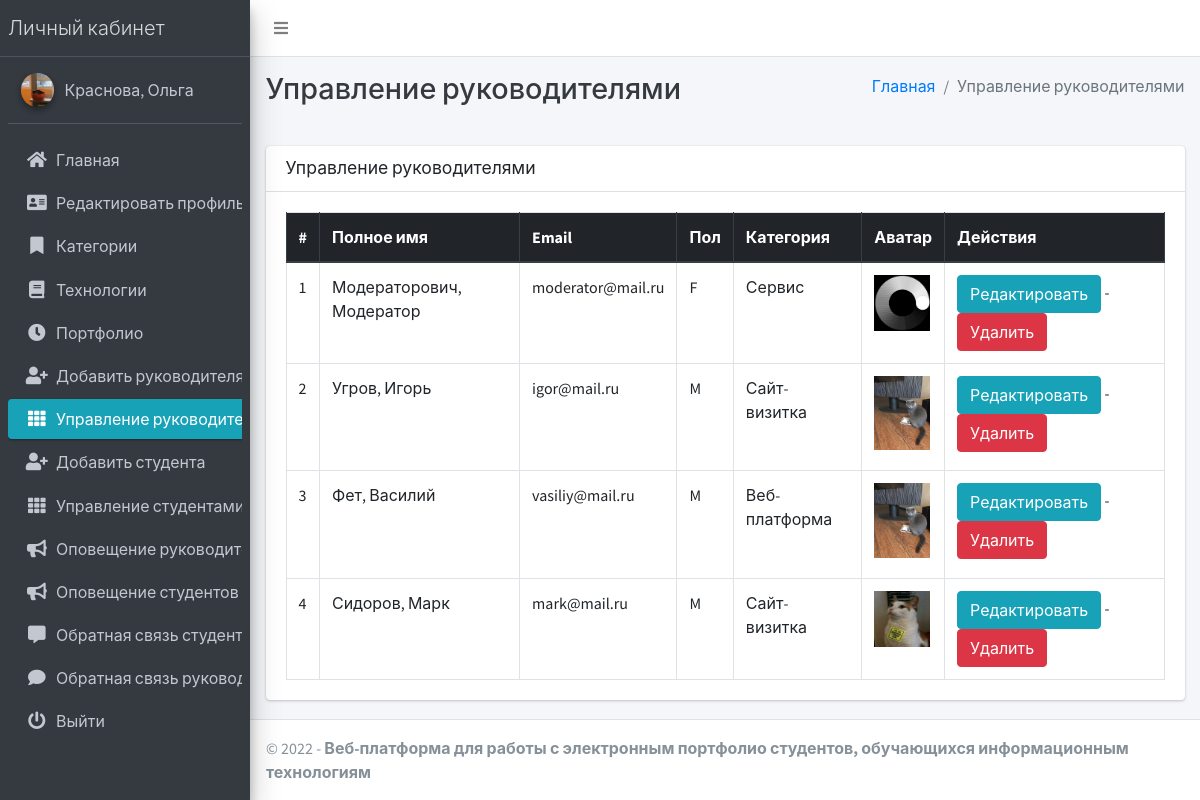
Page /staff/manage/ (signed in) on the committed database.
### main_app/models.py (models this page shows, shortened)
class CustomUser(AbstractUser):
    USER_TYPE = ((1, "HOD"), (2, "Staff"), (3, "Student"))
    GENDER = [("M", "Male"), ("F", "Female")]
    username = None  # Removed username, using email instead
    email = models.EmailField(unique=True)
    user_type = models.CharField(default=1, choices=USER_TYPE, max_length=1)
    gender = models.CharField(max_length=1, choices=GENDER)
    profile_pic = models.ImageField()
    address = models.TextField()
    fcm_token = models.TextField(default="")  # For firebase notifications
    created_at = models.DateTimeField(auto_now_add=True)
    updated_at = models.DateTimeField(auto_now=True)
    USERNAME_FIELD = "email"
    REQUIRED_FIELDS = []
    objects = CustomUserManager()
    def __str__(self):
        return self.last_name + ", " + self.first_name

class Staff(models.Model):
    course = models.ForeignKey(Course, on_delete=models.DO_NOTHING, null=True, blank=False)
    admin = models.OneToOneField(CustomUser, on_delete=models.CASCADE)

class Course(models.Model):
    name = models.CharField(max_length=120)
    created_at = models.DateTimeField(auto_now_add=True)
    updated_at = models.DateTimeField(auto_now=True)

### main_app/hod_views.py (the view)
# urls.py: path("staff/manage/", hod_views.manage_staff, name='manage_staff'),
def manage_staff(request):
    allStaff = CustomUser.objects.filter(user_type=2)
    context = {
        'allStaff': allStaff,
        'page_title': 'Управление руководителями'
    }
    return render(request, "hod_template/manage_staff.html", context)

### main_app/templates/hod_template/manage_staff.html
{% extends 'main_app/base.html' %}
{% load static %}
{% block page_title %}{{page_title}}{% endblock page_title %}
{% block content %}
<section class="content">
    <div class="container-fluid">
        <div class="row">
            <div class="col-md-12">
                <div class="card">
                    <div class="card-header">
                        <h3 class="card-title">{{page_title}}</h3>
                    </div>
                    <div class="card-body">
                        <table id="example2" class="table table-bordered table-hover">
                            <thead class="thead-dark">
                                <tr>
                                    <th>#</th>
                                    <th>Полное имя</th>
                                    <th>Email</th>
                                    <th>Пол</th>
                                    <th>Категория</th>
                                    <th>Аватар</th>
                                    <th>Действия</th>
                                </tr>
                            </thead>
                            <tbody>
                                {% for staff in allStaff %}
                                <tr>
                                    <td>{{ forloop.counter }}</td>
                                    <td>{{staff.last_name}}, {{staff.first_name}}</td>
                                    <td>{{staff.email}}</td>
                                    <td>{{staff.gender}}</td>
                                    <td>{{staff.staff.course.name}}</td>
                                    <td>
                                        {% if staff.profile_pic == ""  %}
                                        No Image
                                        {% else %}
                                        <img class="img img-fluid mb-2" height="56" width="56"
                                            src="{{staff.profile_pic}}" alt="">
                                        {% endif %}
                                    </td>
                                    <td>
                                        <a href="{% url 'edit_staff' staff.staff.id %}" class="btn btn-info">Редактировать</a> -
                                        <a href="{% url 'delete_staff' staff.staff.id %}" class="btn btn-danger" onclick="return confirm('Вы действительно хотите удалить?')">Удалить</a>
                                    </td>
                                </tr>
                                {% endfor %}
                            </tbody>
                        </table>
                    </div>
                </div>
            </div>
        </div>
    </div>
</section>
{% endblock content %}

### main_app/templates/main_app/sidebar_template.html (shortened to what this page needs)
{% load static %}
<aside class="main-sidebar sidebar-dark-info elevation-4">
    {% if request.user.user_type == '1' %}
    <a href="{% url 'admin_home' %}" class="brand-link">
        <span class="brand-text font-weight-light">Личный кабинет</span>
    </a>
    <div class="sidebar">
        <div class="user-panel mt-3 pb-3 mb-3 d-flex">
            <div class="image">
                <img src="{{ request.user.profile_pic}}" class="img-circle elevation-2" alt="User Image">
            </div>
            <div class="info">
                <a href="#" class="d-block">{{user}}</a>
            </div>
        </div>
        <nav class="mt-2">
            <ul class="nav nav-pills nav-sidebar flex-column" data-widget="treeview" role="menu" data-accordion="false">
                <li class="nav-item">
                    {% url 'admin_home' as admin_home %}
                    <a href="{{admin_home}}" class="nav-link {% if admin_home == request.path %} active {% endif %}">
                        <i class="nav-icon fas fa-home"></i>
                        <p>
                            Главная
                        </p>
                    </a>
                </li>
                <li class="nav-item">
                    {% url 'admin_view_profile' as admin_view_profile %}
                    <a href="{{admin_view_profile}}"
                        class="nav-link {% if admin_view_profile == request.path %} active {% endif %}">
                        <i class="nav-icon fas fa-address-card"></i>
                        <p>
                            Редактировать профиль
                        </p>
                    </a>
                </li>
                <li class="nav-item has-treeview">
                    <a href="#" class="nav-link">
                        <i class="nav-icon fas fa-bookmark"></i>
                        <p>
                            Категории
                        </p>
                    </a>
                </li>
                <li class="nav-item has-treeview">
                    <a href="#" class="nav-link">
                        <i class="nav-icon fas fa-book"></i>
                        <p>
                            Технологии
                        </p>
                    </a>
                </li>
                <li class="nav-item has-treeview">
                    <a href="#" class="nav-link">
                        <i class="nav-icon fas fa-clock"></i>
                        <p>
                            Портфолио
                        </p>
                    </a>
                </li>
                <li class="nav-item">
                    {% url 'add_staff' as add_staff %}
                    <a href="{{add_staff}}" class="nav-link {% if add_staff == request.path %} active {% endif %}">
                        <i class="nav-icon fas fa-user-plus"></i>
                        <p>
                            Добавить руководителя
                        </p>
                    </a>
                </li>
                <li class="nav-item">
                    {% url 'manage_staff' as manage_staff %}
                    {% url 'edit_staff' staff_id as edit_staff %}
                    <a href="{{manage_staff}}"
                        class="nav-link {% if manage_staff == request.path or request.path == edit_staff %} active {% endif %}">
                        <i class="nav-icon fas fa-th"></i>
                        <p>
                            Управление руководителями
                        </p>
                    </a>
                </li>
                <li class="nav-item">
                    {% url 'add_student' as add_student%}
                    <a href="{{add_student}}" class="nav-link  {% if add_student == request.path %} active {% endif %}">
                        <i class="nav-icon fas fa-user-plus"></i>
                        <p>
                            Добавить студента
                        </p>
                    </a>
                </li>
                <li class="nav-item">
                    {% url 'manage_student' as manage_student %}
                    {% url 'edit_student' student_id as edit_student %}
                    <a href="{{manage_student}}"
                        class="nav-link  {% if edit_student == request.path or manage_student == request.path %} active {% endif %}">
                        <i class="nav-icon fas fa-th"></i>
                        <p>
                            Управление студентами
                        </p>
                    </a>
                </li>
                <li class="nav-item">
                    {% url 'admin_notify_staff' as admin_notify_staff %}
                    <a href="{{admin_notify_staff}}"
                        class="nav-link {% if admin_notify_staff == request.path %} active {% endif %}">
                        <i class="nav-icon fas fa-bullhorn"></i>
                        <p>
                            Оповещение руководителей
                        </p>
                    </a>
                </li>
                <li class="nav-item">
                    {% url 'admin_notify_student' as admin_notify_student %}
                    <a href="{{admin_notify_student}}"
                        class="nav-link {% if admin_notify_student == request.path %} active {% endif %}">
                        <i class="nav-icon fas fa-bullhorn"></i>
                        <p>
                            Оповещение студентов
                        </p>
                    </a>
                </li>
                <li class="nav-item">
                <li class="nav-item">
                    {% url 'student_feedback_message' as student_feedback_message %}
                    <a href="{{ student_feedback_message }}"
                        class="nav-link  {% if student_feedback_message == request.path %} active {% endif %}">
                        <i class="nav-icon fas fa-comment-alt"></i>
                        <p>
                            Обратная связь студентов
                        </p>
                    </a>
                </li>
                <li class="nav-item">
                    {% url 'staff_feedback_message' as staff_feedback_message %}
                    <a href="{{staff_feedback_message}}"
                        class="nav-link   {% if staff_feedback_message == request.path %} active {% endif %}">
                        <i class="nav-icon fas fa-comment"></i>
                        <p>
                            Обратная связь руководителей
                        </p>
                    </a>
                </li>
                                        {% endif %}
                                        <li class="nav-item">
                                            <a href="{% url 'user_logout' %}"
                                                onclick="return confirm('Ваш сеанс работы будет завершен.\n\nЗавершить?')"
                                                class="nav-link">
                                                <i class="nav-icon fas fa-power-off"></i>
                                                <p>
                                                    Выйти
                                                </p>
                                            </a>
                                        </li>
                                    </ul>
                                </nav>
                            </div>
</aside>

### rows in the picture
CustomUser: user.profile_pic (picture), last_name+first_name "Краснова, Ольга"
CustomUser: last_name "Модераторович", first_name "Модератор", email "moderator@mail.ru", gender "F", staff.course.name "Сервис", profile_pic (picture)
CustomUser: last_name "Угров", first_name "Игорь", email "igor@mail.ru", gender "M", staff.course.name "Сайт-визитка", profile_pic (picture)
CustomUser: last_name "Фет", first_name "Василий", email "vasiliy@mail.ru", gender "M", staff.course.name "Веб-платформа", profile_pic (picture)
CustomUser: last_name "Сидоров", first_name "Марк", email "mark@mail.ru", gender "M", staff.course.name "Сайт-визитка", profile_pic (picture)

### other values in the picture
{{ page_title }} "Управление руководителями"
